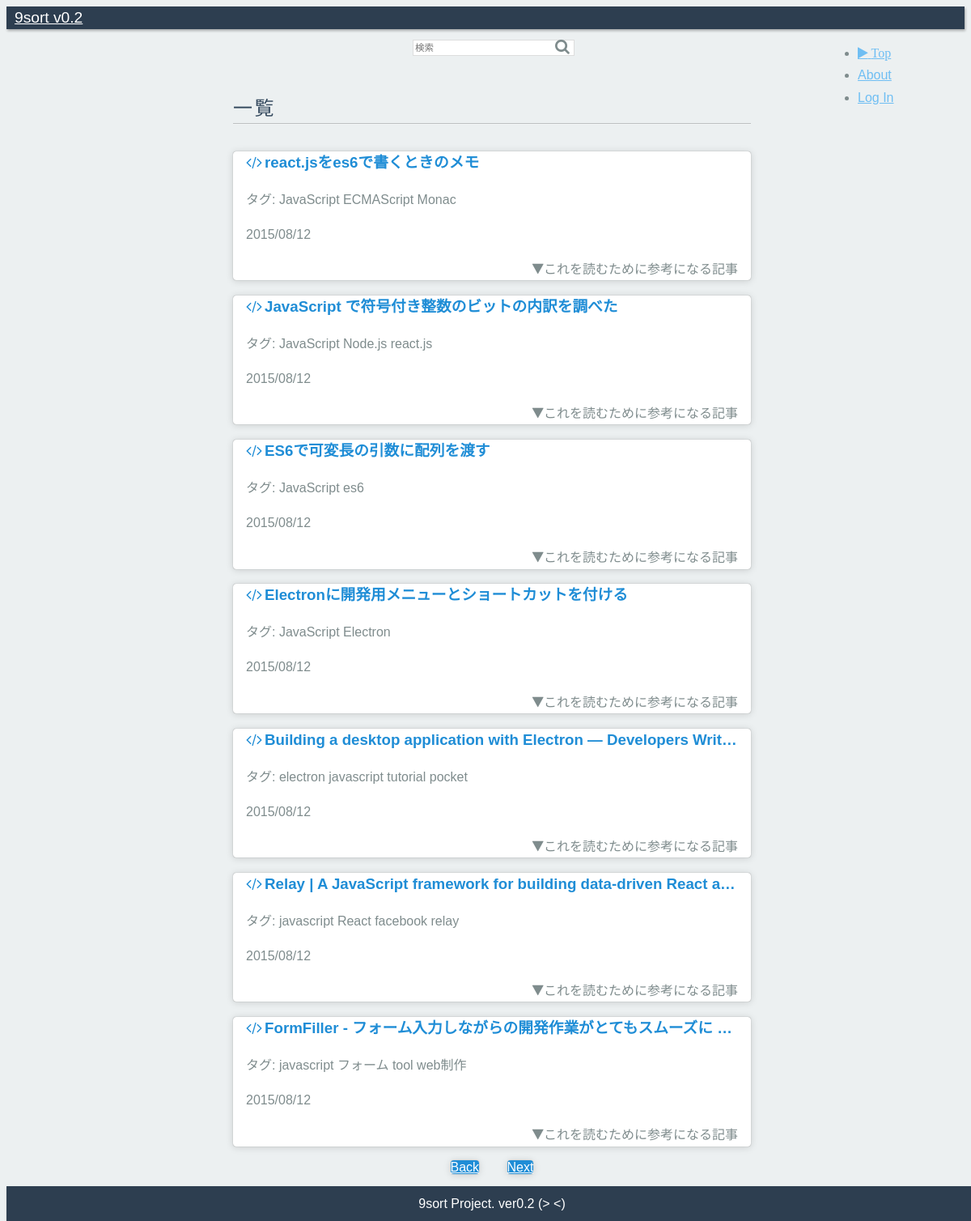
/index.php?p=5, run on the app's committed database.
### tables this page shows
CREATE TABLE qiita_js(id integer primary key, title text, url text unique not null, date text, tag1 text, tag2 text, tag3 text, tag4 text, stocks integer, score integer);

### index.php (the view, shortened to what this page needs)
<?php
$SqLite3Path = "./crawl/9sort.sqlite3";
$offset = 0;
$page   = 1;
$key    = "";
$query  = "select * from qiita_js  union
select * from hatena_js union
select * from qiita_php union
select * from hatena_php
order by date desc limit 7 offset ";
$nineSortDB = new SQLite3($SqLite3Path);
if(isset($_GET["p"]) && ctype_digit($_GET["p"]) && 0 < $_GET["p"]) {
  $offset = htmlspecialchars(($_GET["p"]-1)*7);
  $page   = htmlspecialchars($_GET["p"]);
}
$backLink = "<a class='pure-button' href='./index.php?p=".($page-1)."'>Back</a>";
$nextLink = "<a class='pure-button nextbtn' href='./index.php?p=".($page+1)."'>Next</a>";
$queryResults = $nineSortDB->query($query.$offset.";");
?>
<!doctype html>
<html lang="ja">
<head>
  <link rel="stylesheet" href="//yui.yahooapis.com/pure/0.6.0/pure-min.css">
  <link rel="stylesheet" href="//maxcdn.bootstrapcdn.com/font-awesome/4.3.0/css/font-awesome.min.css">
  <link rel="stylesheet" href="css/common.css">
</head>
<body>
  <div class="header">
    <div class="home-menu pure-menu pure-menu-horizontal pure-menu-scrollable pure-menu-fixed">
      <a class="pure-menu-heading" href="./index.php">9sort v0.2</a>
      <form class="pure-menu-heading pure-form" method="get" action="index.php">
        <search class="search">
          <input type="text" class="pure-input-rounded" placeholder="検索" name="q" value="<?php echo $key; ?>">
          <button type="submit" class="search-btn fa fa-search"></button>
        </search>
      </form>
      <ul class="pure-menu-list">
        <li class="pure-menu-item"><a href="index.php" class="pure-menu-link fa fa-play"> Top</a></li>
        <li class="pure-menu-item"><a href="" class="pure-menu-link">About</a></li>
        <li class="pure-menu-item"><a href="" class="pure-menu-link">Log In</a></li>
      </ul>
    </div>
  </div>
  <div class="content-wrapper">
    <div class="content">
      <h2 class="content-head">一覧</h2>
      <div class="pure-g">
        <?php
        $article = $queryResults->fetchArray(SQLITE3_ASSOC);
        $i = 0;
        while($article):
          $article['title'] = htmlspecialchars($article['title'], ENT_QUOTES|ENT_HTML5);
          $tags = htmlspecialchars("タグ: {$article['tag1']} {$article['tag2']} {$article['tag3']} {$article['tag4']}");
          $tags = str_replace(' 0', '', $tags);
        ?>
          <div class="article">
            <label for="Panel<?php echo $i;?>">
              <div class="l-box pure-u-1 pure-u-md-1 pure-u-lg-1">
                <h3 class="content-subhead">
                  <?php echo "<a href='{$article['url']}' target='_blank'><i class='fa fa-code'></i>{$article['title']}</a>"; ?>
                </h3>
                <?php
                echo "<p>{$tags}</p>";
                echo "<p>{$article["date"]}</p>"
                ?>
                <div class="is-right">
                  <i class="fa fa-play fa-rotate-90"></i>これを読むために参考になる記事
                </div>
              </div>
            </label>
          </div>
        <?php
          $i++;
          $article = $queryResults->fetchArray(SQLITE3_ASSOC);
        endwhile;
        ?>
      </div>
      <div class="linkbtn is-center">
        <?php echo $backLink; ?>
        <?php echo $nextLink; ?>
      </div>
    </div>
    <div class="footer is-center">
      9sort Project. ver0.2 (> <)
    </div>
  </div>
</body>
</html>

### css/common.css (style rules this page uses)
* { box-sizing: border-box; -moz-box-sizing: border-box; -webkit-box-sizing: border-box; font-family: 'Noto Sans Japanese', sans-serif; }
body { color: #7f8c8d; font-size: 16px; line-height: 1.7em; background-color: #ecf0f1; }
h2 { color: #34495e; }
h3 { max-width: 620px; white-space: nowrap; overflow: hidden; text-overflow: ellipsis; }
.l-box { padding-left: 1em; padding-right: 1em; }
.is-center { text-align: center; }
.header .pure-form input[type] { color: #34495e; width: 200px; height: 20px; border: 1px solid #ddd; font-size: 60%; box-shadow: none; margin-bottom: 0em; }
.pure-menu-heading.pure-form { position: absolute; left: 50%; margin-left: -100px; top: auto; }
.search-btn { border-style: none; background-color: rgba(0,0,0,0); position: absolute; top: 11px; left: 180px; color: #7f8c8d }
.pure-button { background-color: #1f8dd6; margin: 15px; color: white; border-top-left-radius: 4px; border-top-right-radius: 4px; border-bottom-right-radius: 4px; border-bottom-left-radius: 4px; box-shadow: rgba(0, 0, 0, 0.498039) 0px 0px 1px 0px, rgba(0, 0, 0, 0.14902) 0px 1px 10px 0px; }
.home-menu { box-shadow: 1px 2px 3px rgba(0,0,0, 0.3); background: #2d3e50; }
.pure-menu-horizontal.pure-menu-scrollable { padding: 0px; }
.pure-menu.pure-menu-fixed { border-bottom: none; }
.home-menu .pure-menu-heading { color: white; padding: 7px 10px; font-size: 120%; font-weight: 400; }
.home-menu a { color: #6FBEF3; }
.pure-menu-list { position: absolute; left: 85%; }
a.pure-menu-link.fa.fa-play { padding: 0; color: #6FBEF3; }
.content-wrapper { width: 100%; position: absolute; background: white; margin-top: 40px; background-color: #ecf0f1; z-index: -2; }
.content { max-width: 660px; margin-left: auto; margin-right: auto; padding: 10px; }
.content-head { padding-bottom: 5px; margin-top: 1.4em; margin-bottom: 1.4em; font-weight: 300; text-transform: uppercase; letter-spacing: 0.1em; border-bottom: 1px solid rgba(0, 0, 0, 0.2); box-shadow: rgba(255, 255, 255, 0.3) 0 1px 0; }
.content-subhead { color: #1f8dd6; }
.content-subhead a { color: #1f8dd6; text-decoration: none; }
.content-subhead i { margin-right: 3px; }
.article { background-color: #fff; width: 640px; height: auto; margin-bottom: 12px; border-top-left-radius: 4px; border-top-right-radius: 4px; border-bottom-right-radius: 4px; border-bottom-left-radius: 4px; box-shadow: rgba(0, 0, 0, 0.498039) 0px 0px 1px 0px, rgba(0, 0, 0, 0.14902) 0px 1px 10px 0px; }
.article a { color: #1f8dd6; text-decoration: none; }
.is-right { text-align: right; }
label { display: block; }
.footer { color: white; padding: 0.5em; text-align: center; box-shadow: 1px 2px 3px rgba(0,0,0, 0.3); background: #2d3e50; }

### data on the page
qiita_js: title "react.jsをes6で書くときのメモ", tags "タグ: JavaScript ECMAScript Monac", date "2015/08/12"
qiita_js: title "JavaScript で符号付き整数のビットの内訳を調べた", tags "タグ: JavaScript Node.js react.js", date "2015/08/12"
qiita_js: title "ES6で可変長の引数に配列を渡す", tags "タグ: JavaScript es6", date "2015/08/12"
qiita_js: title "Electronに開発用メニューとショートカットを付ける", tags "タグ: JavaScript Electron", date "2015/08/12"

### other printed values
$article['title'] "Building a desktop application with Electron — Developers Writ…"
$tags "タグ: electron javascript tutorial pocket"
$article["date"] "2015/08/12"
$article['title'] "Relay | A JavaScript framework for building data-driven React a…"
$tags "タグ: javascript React facebook relay"
$article['title'] "FormFiller - フォーム入力しながらの開発作業がとてもスムーズに…"
$tags "タグ: javascript フォーム tool web制作"
